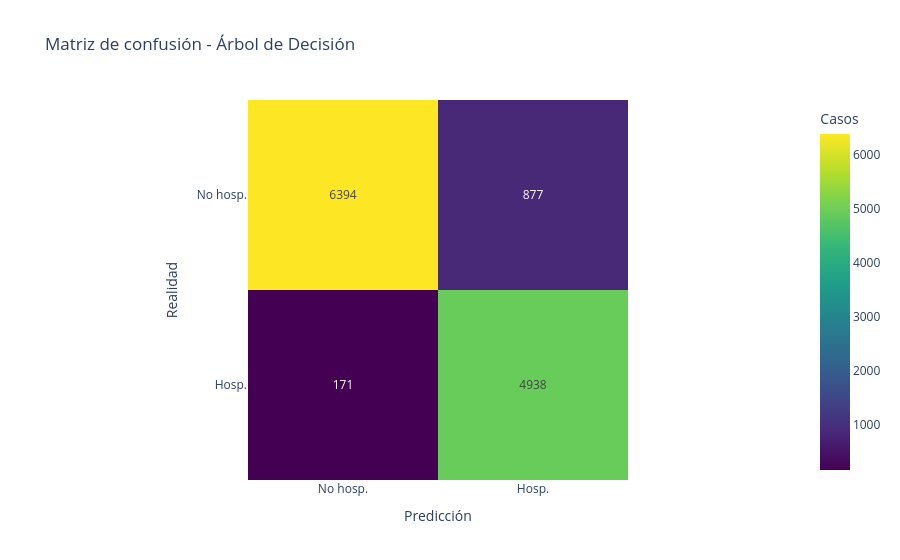

The notebook cell saved with this chart:
### Code cell
cm_arbol = confusion_matrix(y_test, pred_arbol)
fig_cm_arbol = px.imshow(cm_arbol, text_auto=True, color_continuous_scale="Viridis",
    labels={"x": "Predicción", "y": "Realidad", "color": "Casos"},
    x=["No hosp.", "Hosp."], y=["No hosp.", "Hosp."],
    title="Matriz de confusión - Árbol de Decisión")
fig_cm_arbol.show()

### Figure 1 — Plotly figure (JSON) as saved in the notebook; plotly's stock layout.template omitted (floating-point values rounded to 4 significant figures)
{"data": [{"coloraxis": "coloraxis", "hovertemplate": "Predicción: %{x}<br>Realidad: %{y}<br>Casos: %{z}<extra></extra>", "name": "0", "texttemplate": "%{z}", "type": "heatmap", "x": ["No hosp.", "Hosp."], "xaxis": "x", "y": ["No hosp.", "Hosp."], "yaxis": "y", "z": [[6394, 877], [171, 4938]]}], "layout": {"coloraxis": {"autocolorscale": false, "colorbar": {"title": {"text": "Casos"}}, "colorscale": [[0, "#440154"], [0.1111, "#482878"], [0.2222, "#3e4989"], [0.3333, "#31688e"], [0.4444, "#26828e"], [0.5556, "#1f9e89"], [0.6667, "#35b779"], [0.7778, "#6ece58"], [0.8889, "#b5de2b"], [1, "#fde725"]]}, "title": {"text": "Matriz de confusión - Árbol de Decisión"}, "xaxis": {"anchor": "y", "constrain": "domain", "domain": [0, 1], "scaleanchor": "y", "title": {"text": "Predicción"}}, "yaxis": {"anchor": "x", "autorange": "reversed", "constrain": "domain", "domain": [0, 1], "title": {"text": "Realidad"}}}}
